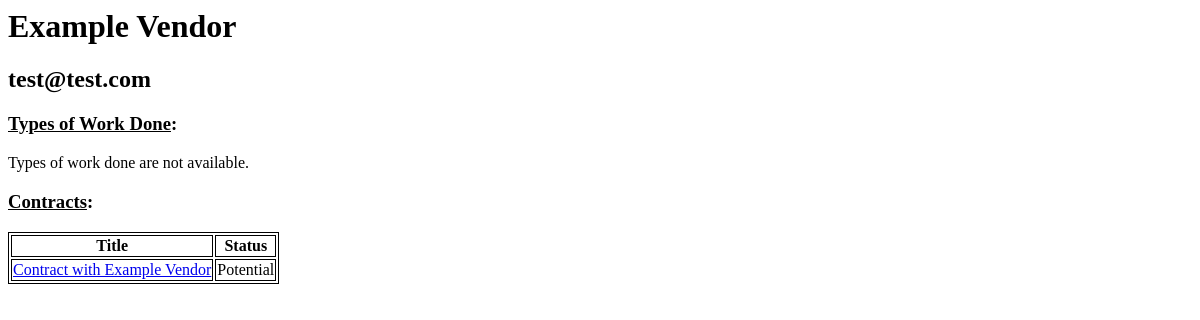
Page /vcm/vendors/1/ on the earlier database version.
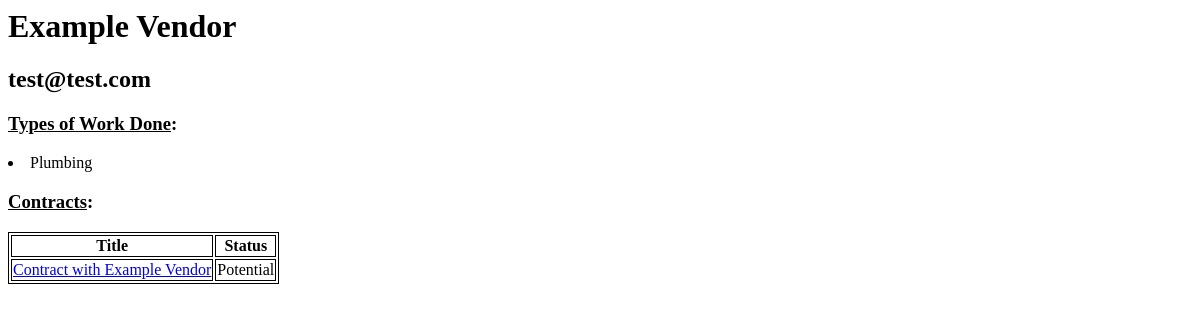
Same page on the later database version.
### vcm_app/models.py (models this page shows, shortened)
class Vendor(models.Model):
    vendor_name = models.CharField(max_length=200)
    vendor_email = models.EmailField(max_length=100)# default="test@test.com") #THIS IS A PLACEHOLDER
    class Meta:
        ordering =['vendor_name']

class Contract(models.Model):
    vendor = models.ForeignKey(Vendor, on_delete=models.PROTECT) #Does not allow vendor to be deleted
    contract_title = models.CharField(max_length=200)
    """Contract Status stuff"""
    CURRENT     = 'CR'
    COMPLETED   = 'CP'
    POTENTIAL   = 'PT'
    CANCELED    = 'CN'
    FUTURE      = 'FT'
    CONTRACT_STATUS_CHOICES = [
        (CURRENT, 'Current'),
        (COMPLETED, 'Completed'),
        (POTENTIAL, 'Potential'),
        (CANCELED, 'Canceled'),
        (FUTURE, 'Future'),
    ]
    contract_status =  models.CharField(
        max_length=2,
        choices=CONTRACT_STATUS_CHOICES,
        default=POTENTIAL,
    )
    class Meta:
        ordering =['contract_title']

class WorkType(models.Model):
    work = models.CharField(max_length=100)
    vendors= models.ManyToManyField(Vendor, blank=True)
    contracts= models.ManyToManyField(Contract, blank=True)
    class Meta:
        ordering = ['work']

### vcm_app/views.py (the view)
# urls.py: path('vendors/<int:pk>/', views.VendorDetailView.as_view(), name='vendor_detail'),
class VendorDetailView(generic.DetailView):
    model = Vendor
    template_name = 'vcm_app/vendor_detail.html'

### vcm_app/templates/vcm_app/vendor_detail.html (shortened to what this page needs)
<h1>{{ vendor.vendor_name }}</h1>
<h2>{{ vendor.vendor_email}}</h2>
<h3><u>Types of Work Done</u>:</h3>
{% if vendor.worktype_set.all %}
    {% for work in vendor.worktype_set.all %}
    <li>{{ work.work }}</li>
    {% endfor %}
{% else %}
    <p>Types of work done are not available.</p>
{% endif %}
<h3><u>Contracts</u>:</h3>
{% if vendor.contract_set.all %}
<table>
    <tr>
        <th>Title</th>
        <th>Status</th>
    </tr>
    {% for contract in vendor.contract_set.all %}
    <tr>
        <td align="center"> <a href="{% url 'vcm_app:contract_detail' contract.id %}">{{ contract.contract_title }}</a> </td>
        <td align="center">{{contract.get_contract_status_display}} </td>
    </tr>
    {% endfor %}
</table>
{% else %}
    <p>No contracts are available.</p>
{% endif %}

### vcm_app/templates/vcm_app/vendor_detail.html (style rules this page uses)
table, th, td { border:1px solid black; }

Differences in the rows shown:
added WorkType: work "Plumbing"
Other differences:
text no longer shown: "Types of work done are not available."
